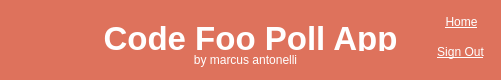
   <widget class="QGroupBox" name="header">
    <property name="geometry">
     <rect>
      <x>0</x>
      <y>0</y>
      <width>501</width>
      <height>80</height>
     </rect>
    </property>
    <property name="styleSheet">
     <string notr="true">background-color: rgb(222, 114, 92);
border-style: none;
color: rgb(255, 255, 255);</string>
    </property>
    <property name="title">
     <string/>
    </property>
    <widget class="QLabel" name="subtitle">
     <property name="geometry">
      <rect>
       <x>160</x>
       <y>50</y>
       <width>171</width>
       <height>20</height>
      </rect>
     </property>
     <property name="autoFillBackground">
      <bool>false</bool>
     </property>
     <property name="styleSheet">
      <string notr="true"/>
     </property>
     <property name="text">
      <string>by marcus antonelli</string>
     </property>
     <property name="alignment">
      <set>Qt::AlignCenter</set>
     </property>
    </widget>
    <widget class="QLabel" name="title">
     <property name="geometry">
      <rect>
       <x>0</x>
       <y>20</y>
       <width>501</width>
       <height>31</height>
      </rect>
     </property>
     <property name="font">
      <font>
       <pointsize>25</pointsize>
       <italic>false</italic>
       <bold>true</bold>
      </font>
     </property>
     <property name="autoFillBackground">
      <bool>false</bool>
     </property>
     <property name="styleSheet">
      <string notr="true">font: 600 25pt &quot;Bahnschrift SemiBold&quot;;
</string>
     </property>
     <property name="text">
      <string>Code Foo Poll App</string>
     </property>
     <property name="textFormat">
      <enum>Qt::RichText</enum>
     </property>
     <property name="alignment">
      <set>Qt::AlignCenter</set>
     </property>
    </widget>
    <widget class="QPushButton" name="signout">
     <property name="geometry">
      <rect>
       <x>430</x>
       <y>40</y>
       <width>61</width>
       <height>24</height>
      </rect>
     </property>
     <property name="cursor">
      <cursorShape>PointingHandCursor</cursorShape>
     </property>
     <property name="focusPolicy">
      <enum>Qt::NoFocus</enum>
     </property>
     <property name="styleSheet">
      <string notr="true">border-style: none; 
text-decoration: underline;</string>
     </property>
     <property name="text">
      <string>Sign Out</string>
     </property>
    </widget>
    <widget class="QPushButton" name="home">
     <property name="geometry">
      <rect>
       <x>426</x>
       <y>10</y>
       <width>71</width>
       <height>24</height>
      </rect>
     </property>
     <property name="cursor">
      <cursorShape>PointingHandCursor</cursorShape>
     </property>
     <property name="focusPolicy">
      <enum>Qt::NoFocus</enum>
     </property>
     <property name="styleSheet">
      <string notr="true">border-style: none; 
text-decoration: underline;</string>
     </property>
     <property name="text">
      <string>Home</string>
     </property>
    </widget>
   </widget>
